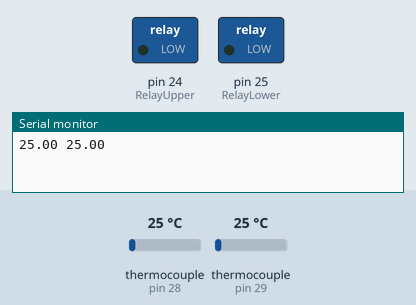
The sketch below on a simulated Arduino Mega 2560, built with avr-gcc and run on an emulated ATmega2560. Shown: switched loads named in the sketch (green lamp = pin HIGH), the last lines printed to the serial monitor. Inputs (shaded band) come from the test bench; at power-on: thermocouple (sensors on pin 28, pin 29) 25 °C.

Above: at 1.7 s.
1.8 s: thermocouple (sensor on pin 28) set to 33 °C
At 5.6 s:
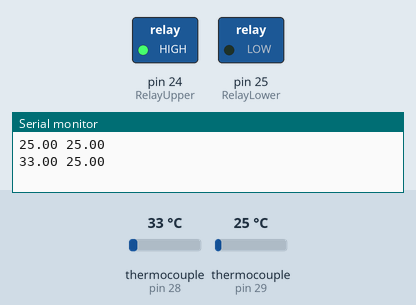
6.5 s: thermocouple (sensor on pin 29) set to 34 °C
At 9.6 s:
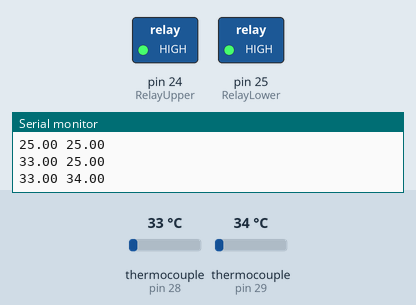
10.7 s: thermocouple (sensor on pin 28) set to 28 °C
14.7 s: thermocouple (sensor on pin 28) set to 22 °C
At 18.7 s:
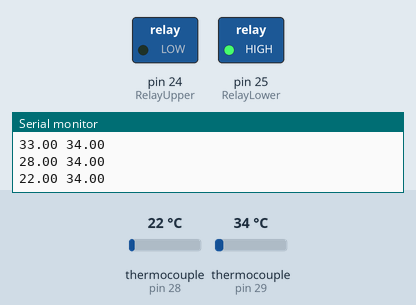
19.2 s: thermocouple (sensor on pin 28) set to 75 °C
At 22.6 s:
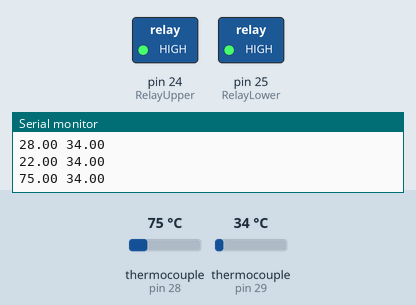
23.5 s: thermocouple (sensor on pin 28) set to 6 °C
At 26.6 s:
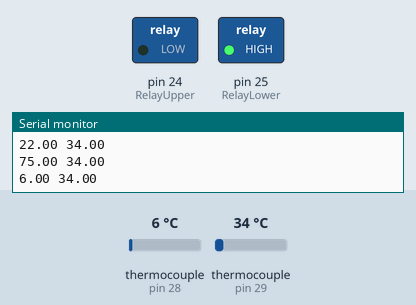
Timing chart, 0 to 28.1 s (numbered marks = the images above; inputs shaded):
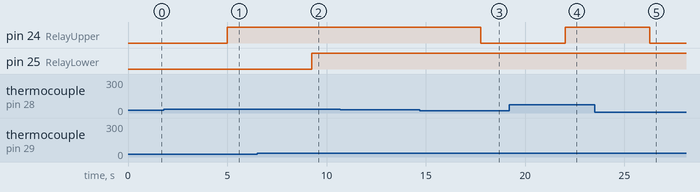

Measured:
- the behaviour switches between 30 and 31 °C on thermocouple (sensor on pin 28) (found by bisection; images 0 and 1)
- the behaviour switches between 30 and 31 °C on thermocouple (sensor on pin 29) (found by bisection; images 1 and 2)
- the behaviour switches between 25 and 24 °C on thermocouple (sensor on pin 28) (found by bisection; images 2 and 3)
- after the input at 1.8 s, pin 24 (RelayUpper): LOW → HIGH after 3.2 s
- after the input at 6.5 s, pin 25 (RelayLower): LOW → HIGH after 2.8 s
- after the input at 14.7 s, pin 24 (RelayUpper): HIGH → LOW after 3.1 s
- after the input at 19.2 s, pin 24 (RelayUpper): LOW → HIGH after 2.8 s
- after the input at 23.5 s, pin 24 (RelayUpper): HIGH → LOW after 2.8 s

The sketch:

mould_heater_controller_code_final_updated.ino
```cpp
#include <max6675.h>

int tempHIGHlimit = 30;
int tempLOWlimit = 25;
int mouldtemprefreshrate = 4000; //miliseconds

//pins
int TcUpperDO = 30;
int TcUpperCS = 28;
int TcUpperCLK = 26;
int TcLowerDO = 31;
int TcLowerCS = 29;
int TcLowerCLK = 27;

int RelayUpper = 24;
int RelayLower = 25;

MAX6675 TcUpper(TcUpperCLK, TcUpperCS, TcUpperDO);
MAX6675 TcLower(TcLowerCLK, TcLowerCS, TcLowerDO);

void setup() {
  Serial.begin(9600);
  delay(500);

  pinMode(RelayUpper, OUTPUT);
  pinMode(RelayLower, OUTPUT);
}

void loop() {

  int tempUpper = TcUpper.readCelsius();
  int tempLower = TcLower.readCelsius();
  delay(250);
  Serial.print(TcUpper.readCelsius());
  Serial.print(" ");
  Serial.println(TcLower.readCelsius());

  // LOW = ON, HIGH = OFF

  if (tempUpper > tempHIGHlimit) {
    digitalWrite(RelayUpper, HIGH); //Off
  }

  if (tempLower > tempHIGHlimit) {
    digitalWrite(RelayLower, HIGH); //off
  }

  if (tempUpper < tempLOWlimit) {
    digitalWrite(RelayUpper, LOW); //on
  }

  if (tempLower < tempLOWlimit) {
    digitalWrite(RelayLower, LOW); //on
  }
  delay(mouldtemprefreshrate);

  // //Dubugging code below
  // digitalWrite(RelayUpper, LOW);
  // digitalWrite(RelayLower, HIGH);
  // delay(5000);
  // digitalWrite(RelayUpper, HIGH);
  // digitalWrite(RelayLower, LOW);
  // delay(5000);
  // digitalWrite(RelayUpper, HIGH);
  // digitalWrite(RelayLower, HIGH);
  // delay(5000);
  // digitalWrite(RelayUpper, LOW);
  // digitalWrite(RelayLower, LOW);
  // delay(5000);
}
```
